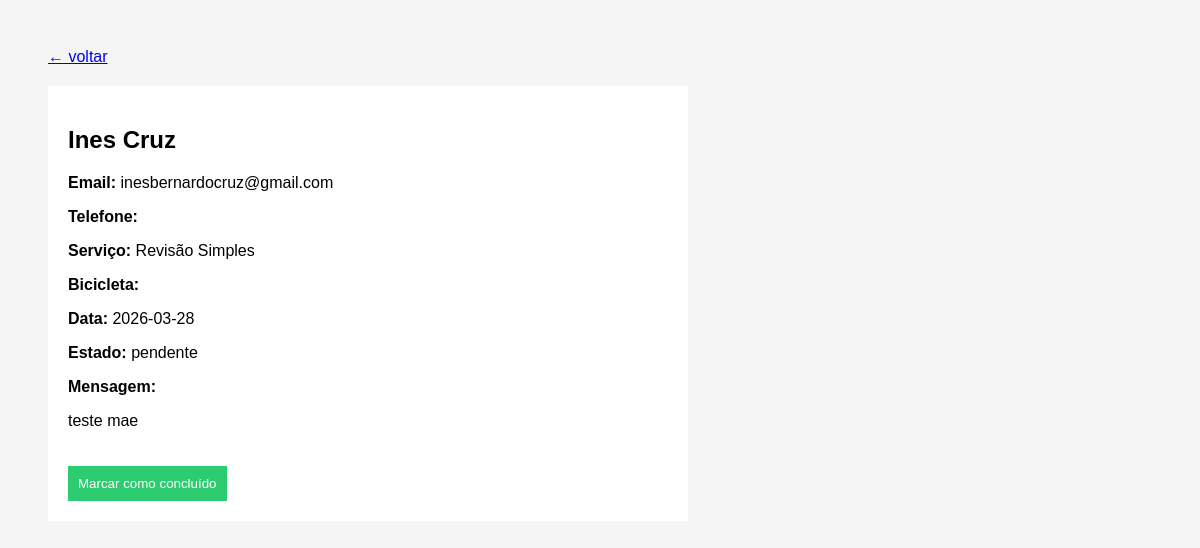
Before: /booking/6/ (signed in) with the older database file.
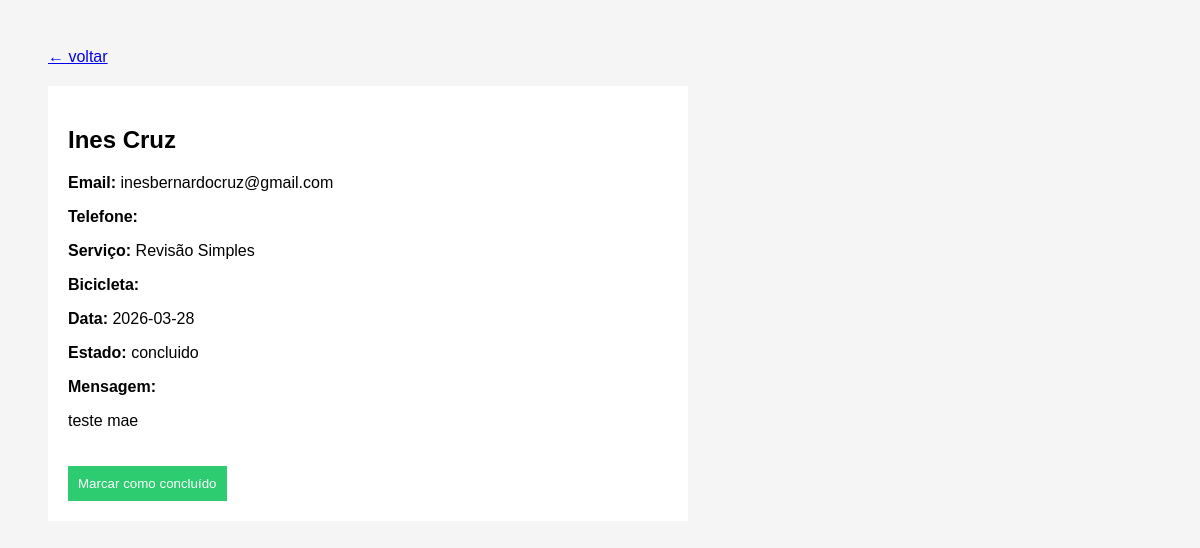
After: the same page with the newer database file.
### bookings/models.py (models this page shows, shortened)
class Booking(models.Model):
    nome = models.CharField(max_length=100)
    email = models.EmailField()
    telefone = models.CharField(max_length=20)
    servico = models.CharField(max_length=100)
    modelo_bike = models.CharField(max_length=100, blank=True)
    mensagem = models.TextField()
    data = models.CharField(max_length=50)
    estado = models.CharField(max_length=20, default="pendente")
    created_at = models.DateTimeField(auto_now_add=True)

### bookings/views_admin.py (the view)
@login_required(login_url="/login-admin")
def booking_detail(request, id):
    booking = get_object_or_404(Booking, id=id)
    if request.method == "POST":
        booking.estado = "concluido"
        booking.save()
        return redirect("/painel")
    return render(request, "booking_detail.html", {
        "booking": booking
    })

### bookings/templates/booking_detail.html (shortened to what this page needs)
<!DOCTYPE html>
<html>
<head>
</head>
<body>
<a href="/painel" class="back">← voltar</a>
<div class="card">
    <h2>{{ booking.nome }}</h2>
    <p><b>Email:</b> {{ booking.email }}</p>
    <p><b>Telefone:</b> {{ booking.telefone }}</p>
    <p><b>Serviço:</b> {{ booking.servico }}</p>
    <p><b>Bicicleta:</b> {{ booking.modelo_bike }}</p>
    <p><b>Data:</b> {{ booking.data }}</p>
    <p><b>Estado:</b> {{ booking.estado }}</p>
    <p><b>Mensagem:</b></p>
    <p>{{ booking.mensagem }}</p>
    <form method="POST">
        <button>
            Marcar como concluído
        </button>
    </form>
</div>
</body>
</html>

Changed rows visible on the page:
changed Booking "Ines Cruz": estado "pendente" → "concluido"
